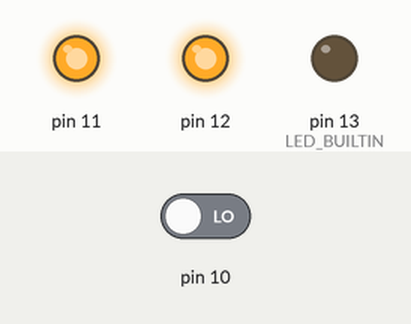
Bench run of a sketch on a simulated Arduino Uno, built with avr-gcc and run on an emulated ATmega328P. Parts: output pins drawn as LEDs (lit = HIGH). The inputs (shaded band) are chosen by the test bench; at power-on: pin 10 LOW.

Above: at 6.1 s.
At 11.4 s:
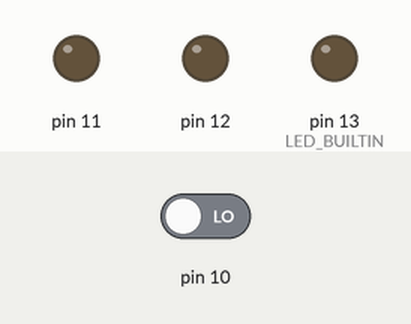
11.5 s: pin 10 driven LOW
At 12.9 s:
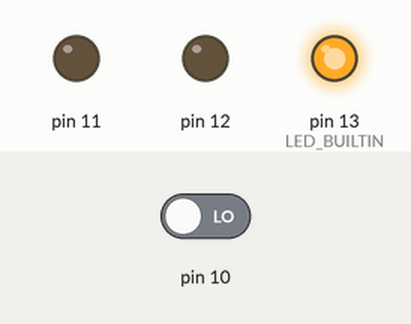
Timing chart, 0 to 37.5 s (numbered marks = the images above; inputs shaded):
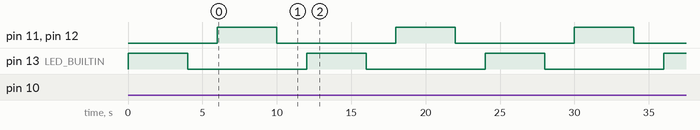

Measured:
- by itself, pin 11, pin 12, pin 13 (LED_BUILTIN): alternates HIGH for 4.0 s and LOW for 8.0 s

The sketch:

P14.ino
```cpp
// C++ code
//
void setup()
{
  pinMode(10, INPUT);
  pinMode(LED_BUILTIN, OUTPUT);
  pinMode(12, OUTPUT);
  pinMode(11, OUTPUT);
}

void loop()
{
  if (digitalRead(10) == HIGH) {
    digitalWrite(LED_BUILTIN, LOW);
    digitalWrite(12, LOW);
    digitalWrite(11, LOW);
  } else {
    digitalWrite(LED_BUILTIN, HIGH);
    delay(4000); // Wait for 4000 millisecond(s)
    digitalWrite(LED_BUILTIN, LOW);
    delay(2000); // Wait for 2000 millisecond(s)
    digitalWrite(12, HIGH);
    digitalWrite(11, HIGH);
    delay(4000); // Wait for 4000 millisecond(s)
    digitalWrite(12, LOW);
    digitalWrite(11, LOW);
    delay(2000); // Wait for 2000 millisecond(s)
  }
}
```
